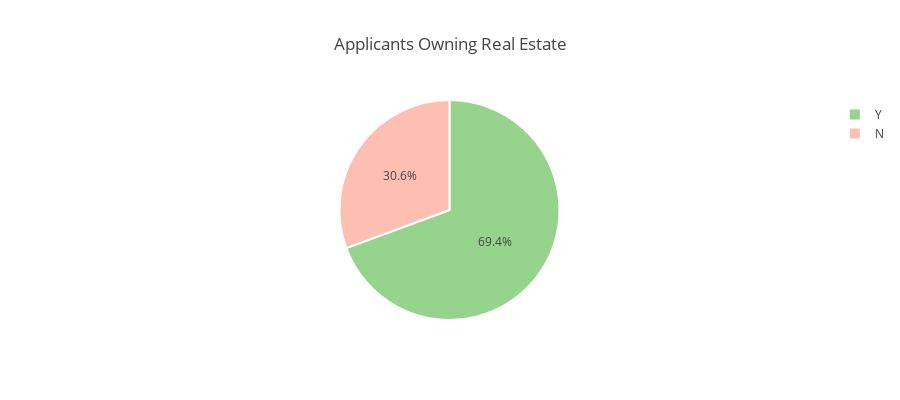
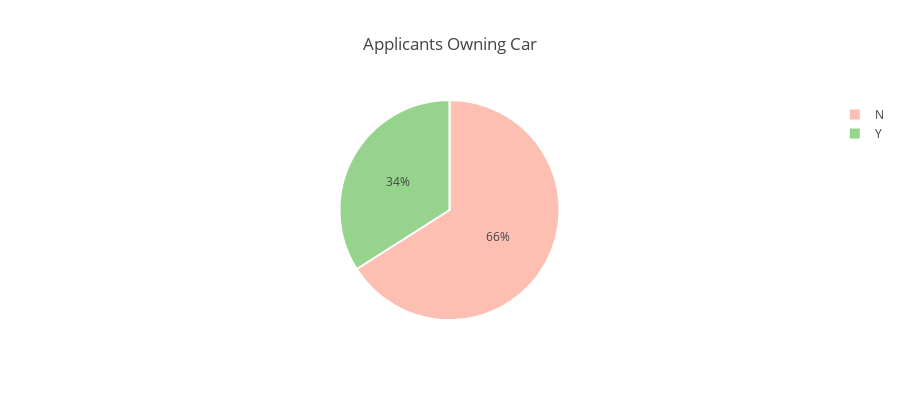
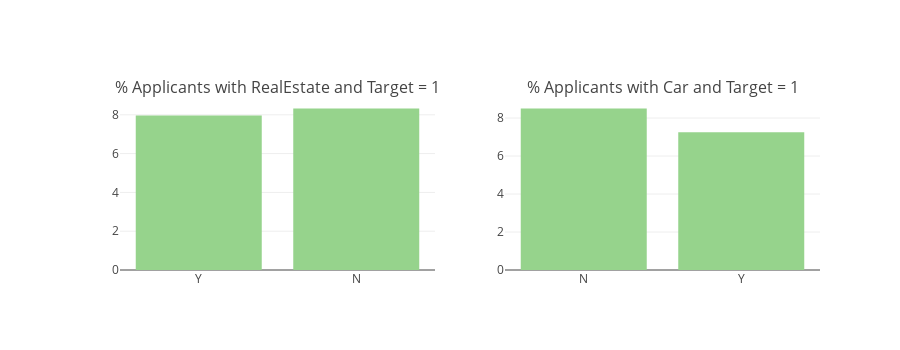

These figures' notebook cell, in order:
### Markdown cell above
> Married people have applied for a larger number of loan applications about 196K, However, people having Civil Marriage has the highest percentage (about 10%) of loan problems and challenges. 

### <a href="2.5">2.5. Does applicants own Real Estate or Car ?</a>

### Code cell
## real estate 
t = app_train['FLAG_OWN_REALTY'].value_counts()
labels = t.index
values = t.values
colors = ['#96D38C','#FEBFB3']
trace = go.Pie(labels=labels, values=values,
##               hoverinfo='', textinfo='',
               textfont=dict(size=12),
               marker=dict(colors=colors,
                           line=dict(color='#fff', width=2)))
layout = go.Layout(title='Applicants Owning Real Estate', height=400)
fig = go.Figure(data=[trace], layout=layout)
iplot(fig)


t = app_train['FLAG_OWN_CAR'].value_counts()
labels = t.index
values = t.values
colors = ['#FEBFB3','#96D38C']
trace = go.Pie(labels=labels, values=values,
##               hoverinfo='', textinfo='',
               textfont=dict(size=12),
               marker=dict(colors=colors,
                           line=dict(color='#fff', width=2)))
layout = go.Layout(title='Applicants Owning Car', height=400)
fig = go.Figure(data=[trace], layout=layout)
iplot(fig)


tr1, tr2 = gp('FLAG_OWN_REALTY', 'Applicants Owning Real Estate wrt Target Variable')
tr3, tr4 = gp('FLAG_OWN_CAR', 'Applicants Owning Car wrt Target Variable')
fig = tools.make_subplots(rows=1, cols=2, print_grid=False, 
                          subplot_titles = ["% Applicants with RealEstate and Target = 1", "% Applicants with Car and Target = 1"])
fig.append_trace(tr1, 1, 1);
fig.append_trace(tr3, 1, 2);
fig['layout'].update(height=350, showlegend=False, margin=dict(l=120));
iplot(fig);

### Figure 1 — Plotly figure (JSON) as saved in the notebook; plotly's stock layout.template omitted (floating-point values rounded to 4 significant figures)
{"data": [{"labels": ["Y", "N"], "marker": {"colors": ["#96D38C", "#FEBFB3"], "line": {"color": "#fff", "width": 2}}, "textfont": {"size": 12}, "type": "pie", "uid": "2c3d93fa-959c-11e8-bbfb-343dc4786be4", "values": [213312, 94199]}], "layout": {"height": 400, "title": "Applicants Owning Real Estate"}}

### Figure 2 — Plotly figure (JSON) as saved in the notebook; plotly's stock layout.template omitted (floating-point values rounded to 4 significant figures)
{"data": [{"labels": ["N", "Y"], "marker": {"colors": ["#FEBFB3", "#96D38C"], "line": {"color": "#fff", "width": 2}}, "textfont": {"size": 12}, "type": "pie", "uid": "2c44baae-959c-11e8-83c1-343dc4786be4", "values": [202924, 104587]}], "layout": {"height": 400, "title": "Applicants Owning Car"}}

### Figure 3 — Plotly figure (JSON) as saved in the notebook; plotly's stock layout.template omitted (floating-point values rounded to 4 significant figures)
{"data": [{"marker": {"color": "#96D38C"}, "name": "Target : 1", "type": "bar", "uid": "2c910f38-959c-11e8-b8fd-343dc4786be4", "x": ["Y", "N"], "xaxis": "x", "y": [7.962, 8.325], "yaxis": "y"}, {"marker": {"color": "#96D38C"}, "name": "Target : 1", "type": "bar", "uid": "2c93717e-959c-11e8-9cd0-343dc4786be4", "x": ["N", "Y"], "xaxis": "x2", "y": [8.5, 7.244], "yaxis": "y2"}], "layout": {"annotations": [{"font": {"size": 16}, "showarrow": false, "text": "% Applicants with RealEstate and Target = 1", "x": 0.225, "xanchor": "center", "xref": "paper", "y": 1, "yanchor": "bottom", "yref": "paper"}, {"font": {"size": 16}, "showarrow": false, "text": "% Applicants with Car and Target = 1", "x": 0.775, "xanchor": "center", "xref": "paper", "y": 1, "yanchor": "bottom", "yref": "paper"}], "height": 350, "margin": {"l": 120}, "showlegend": false, "xaxis": {"anchor": "y", "domain": [0, 0.45]}, "xaxis2": {"anchor": "y2", "domain": [0.55, 1]}, "yaxis": {"anchor": "x", "domain": [0, 1]}, "yaxis2": {"anchor": "x2", "domain": [0, 1]}}}
